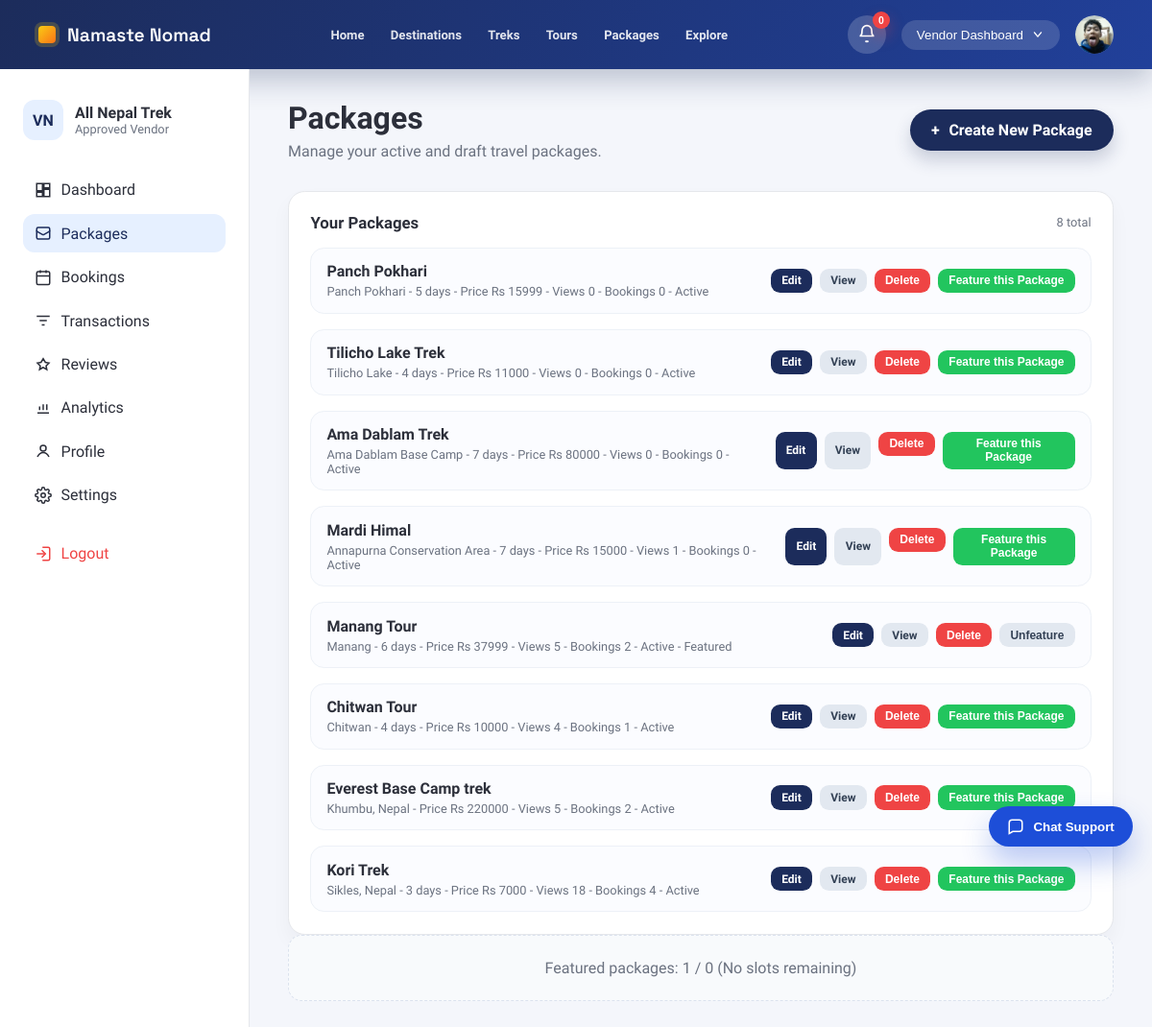
The page /accounts/vendor/packages/ (signed in) on the database as committed earlier.
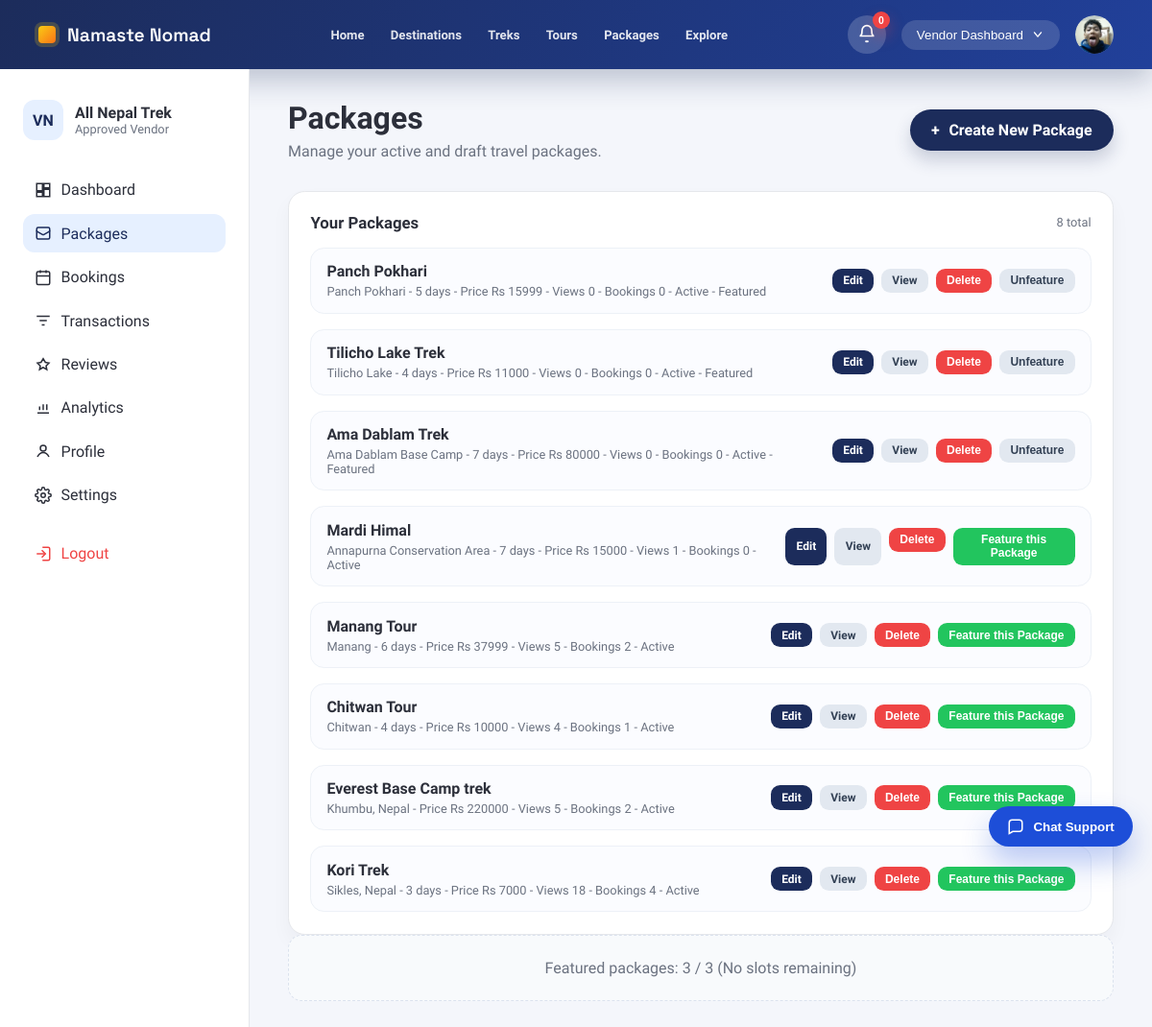
The same page on the database as committed later.
### accounts/models.py (models this page shows, shortened)
class VendorProfile(models.Model):
    user = models.OneToOneField(User, on_delete=models.CASCADE, related_name='vendor_profile')
    business_name = models.CharField(max_length=255)
    owner_name = models.CharField(max_length=255)
    tagline = models.CharField(max_length=255, blank=True)
    website = models.URLField(blank=True)
    license_number = models.CharField(max_length=100, blank=True)
    business_address = models.TextField(blank=True)
    description = models.TextField(blank=True)
    bank_name = models.CharField(max_length=120, blank=True)
    account_number = models.CharField(max_length=120, blank=True)
    routing_number = models.CharField(max_length=120, blank=True)
    paypal_email = models.EmailField(blank=True)
    logo = models.ImageField(upload_to='vendor_logos/', blank=True, null=True)
    cover_image = models.FileField(upload_to='vendor_covers/', blank=True, null=True)
    business_license = models.FileField(upload_to='licenses/', blank=True, null=True)
    document = models.FileField(upload_to='vendor_documents/', blank=True, null=True)
    is_approved = models.BooleanField(default=False)
    is_verified = models.BooleanField(default=False)
    created_at = models.DateTimeField(auto_now_add=True)

### core/models.py (models this page shows, shortened)
class Package(models.Model):
    DIFFICULTY_CHOICES = (
        ('easy', 'Easy'),
        ('moderate', 'Moderate'),
        ('challenging', 'Challenging'),
        ('expedition', 'Expedition'),
    )
    CATEGORY_TREK = 'TREK'
    CATEGORY_TOUR = 'TOUR'
    CATEGORY_CHOICES = (
        (CATEGORY_TREK, 'Trek'),
        (CATEGORY_TOUR, 'Tour'),
    )
    vendor = models.ForeignKey(
        settings.AUTH_USER_MODEL,
        on_delete=models.CASCADE,
        related_name='vendor_packages',
    )
    title = models.CharField(max_length=200)
    category = models.CharField(max_length=10, choices=CATEGORY_CHOICES, default=CATEGORY_TREK)
    location = models.CharField(max_length=120, blank=True)
    location_name = models.CharField(max_length=255, blank=True)
    latitude = models.FloatField(blank=True, null=True)
    longitude = models.FloatField(blank=True, null=True)
    description = models.TextField(blank=True)
    itinerary = models.TextField(blank=True)
    inclusions = models.TextField(blank=True)
    exclusions = models.TextField(blank=True)
    duration_days = models.PositiveSmallIntegerField(blank=True, null=True)
    difficulty = models.CharField(max_length=20, choices=DIFFICULTY_CHOICES, blank=True)
    group_size = models.PositiveSmallIntegerField(blank=True, null=True)
    available_slots = models.PositiveIntegerField(default=10)
    available_from = models.DateField(blank=True, null=True)
    available_until = models.DateField(blank=True, null=True)
    best_season = models.CharField(max_length=100, blank=True)
    image_url = models.URLField(blank=True)
    has_guide = models.BooleanField(default=False)
    includes_meals = models.BooleanField(default=False)
    includes_accommodation = models.BooleanField(default=False)
    includes_transport = models.BooleanField(default=False)
    includes_permits = models.BooleanField(default=False)
    price = models.DecimalField(
        max_digits=10,
        decimal_places=2,
        validators=[MinValueValidator(0)],
    )
    is_active = models.BooleanField(default=True)
    is_featured = models.BooleanField(default=False)
    views_count = models.PositiveIntegerField(default=0)
    created_at = models.DateTimeField(auto_now_add=True)
    @property
    def name(self):
        return self.title

### accounts/views/vendor/vendor_package.py (the view)
# urls.py: path('vendor/packages/', vendor_packages, name='vendor_packages'),
@never_cache
@login_required(login_url='account_login_choice')
@csrf_protect
def vendor_packages(request):
    if not _ensure_vendor(request):
        return redirect('vendor_login')
    vendor_profile = _get_vendor_profile(request.user)
    packages = Package.objects.filter(vendor=request.user).annotate(
        booking_count=Count('bookings'),
    ).order_by('-created_at')
    active_subscription = _get_active_subscription(request.user)
    VendorFeature.expire_overdue(vendor=request.user)
    featured_count = packages.filter(is_featured=True).count()
    featured_limit = _total_active_feature_slots_for_vendor(request.user)
    return render(request, 'accounts/vendor_packages.html', {
        'vendor_profile': vendor_profile,
        'active_page': 'packages',
        'packages': packages,
        'active_subscription': active_subscription,
        'featured_count': featured_count,
        'featured_limit': featured_limit,
        'featured_remaining': max(featured_limit - featured_count, 0),
    })

### accounts/templates/accounts/vendor_packages.html (shortened to what this page needs)
{% extends "accounts/vendor_base.html" %}
{% block content %}
<section class="page-header">
    <div>
        <h1>Packages</h1>
        <p>Manage your active and draft travel packages.</p>
    </div>
    <a class="primary-action" href="{% url 'vendor_package_create' %}">
        <span>+</span>
        Create New Package
    </a>
</section>
<section class="card list-card">
    <div class="card-header">
        <h3>Your Packages</h3>
        <span class="card-meta">{{ packages|length }} total</span>
    </div>
    <div class="package-list">
        {% if packages %}
            {% for package in packages %}
                <div class="package-item">
                    <div>
                        <div class="package-name">{{ package.title }}</div>
                        <div class="package-meta">
                            {{ package.location|default:"Nepal" }}
                            {% if package.duration_days %}- {{ package.duration_days }} days{% endif %}
                            - Price Rs {{ package.price|floatformat:0 }} - Views {{ package.views_count }} - Bookings {{ package.booking_count }} -
                            {% if package.is_active %}Active{% else %}Paused{% endif %}
                            {% if package.is_featured %}- Featured{% endif %}
                        </div>
                    </div>
                    <div class="package-actions">
                        <a class="btn small neutral" href="{% url 'vendor_package_edit' package.id %}">Edit</a>
                        <a class="btn small secondary" href="{% url 'package_detail' package.id %}">View</a>
                        <form method="POST" action="{% url 'vendor_package_delete' package.id %}" onsubmit="return confirm('Delete this package? This cannot be undone.');">
                            <button class="btn small danger" type="submit">Delete</button>
                        </form>
                        <form method="POST" action="{% url 'vendor_feature_toggle' package.id %}">
                            {% if package.is_featured %}
                                <button class="btn small secondary" type="submit">Unfeature</button>
                            {% else %}
                                <button class="btn small success" type="submit">Feature this Package</button>
                            {% endif %}
                        </form>
                    </div>
                </div>
            {% endfor %}
        {% else %}
            <div class="empty-state">No packages created yet.</div>
        {% endif %}
    </div>
</section>
<div class="empty-state">
    Featured packages: {{ featured_count }} / {{ featured_limit }}
    {% if featured_remaining %}
        ({{ featured_remaining }} remaining)
    {% else %}
        (No slots remaining)
    {% endif %}
</div>
{% endblock %}

### accounts/templates/accounts/vendor_base.html (shortened to what this page needs)
{% load static %}
<!DOCTYPE html>
<html lang="en">
<head>
    <link rel="stylesheet" href="{% static 'css/vendor_dashboard.css' %}?v=20260226b">
    <link rel="stylesheet" href="{% static 'css/support_widget.css' %}?v=20260312a">
    <link rel="stylesheet" href="{% static 'css/notifications.css' %}?v=20260313a">
</head>
<body>
    <header class="topbar">
        <a class="brand" href="{% url 'home' %}">
            <span class="brand-mark"></span>
            <span class="brand-name">Namaste Nomad</span>
        </a>
        <nav class="topbar-nav" aria-label="Public navigation">
            <a href="{% url 'home' %}" {% if request.resolver_match.url_name == 'home' %}class="active"{% endif %}>Home</a>
            <a href="#">Destinations</a>
            <a href="{% url 'package_treks' %}" {% if request.resolver_match.url_name == 'package_treks' %}class="active"{% endif %}>Treks</a>
            <a href="{% url 'package_tours' %}" {% if request.resolver_match.url_name == 'package_tours' %}class="active"{% endif %}>Tours</a>
            <a href="{% url 'package_list' %}" {% if request.resolver_match.url_name == 'package_list' %}class="active"{% endif %}>Packages</a>
            <a href="{% url 'community_feed' %}" {% if request.resolver_match.url_name == 'community_feed' %}class="active"{% endif %}>Explore</a>
        </nav>
        <div class="topbar-actions">
            {% include "accounts/includes/notification_bell.html" %}
            <button class="pill-button">
                Vendor Dashboard
                <svg width="14" height="14" viewBox="0 0 20 20" fill="none" aria-hidden="true">
                    <path d="M5 7l5 6 5-6" stroke="currentColor" stroke-width="2" stroke-linecap="round" stroke-linejoin="round"/>
                </svg>
            </button>
            <div class="avatar topbar-avatar">
                {% if vendor_profile and vendor_profile.logo %}
                    <img class="topbar-avatar-image" src="{{ vendor_profile.logo.url }}" alt="Vendor avatar">
                {% else %}
                    <img class="topbar-avatar-image" src="{% static 'images/default-avatar.svg' %}" alt="Default vendor avatar">
                {% endif %}
            </div>
        </div>
    </header>
    <div class="dashboard-shell">
        <aside class="sidebar">
            <div class="sidebar-header">
                    <div class="company">
                        <div class="company-badge">VN</div>
                        <div>
                            <div class="company-name">{{ vendor_profile.business_name|default:"Vendor HQ" }}</div>
                            <div class="company-meta">
                                {% if vendor_profile and vendor_profile.is_approved %}
                                    Approved Vendor
                                {% else %}
                                    Pending Approval
                                {% endif %}
                            </div>
                        </div>
                    </div>
                </div>
            <nav class="sidebar-nav">
                <a class="nav-item {% if active_page == 'dashboard' %}active{% endif %}" href="{% url 'vendor_dashboard' %}">
                    <span class="nav-icon">
                        <svg viewBox="0 0 24 24" fill="none" stroke="currentColor" stroke-width="2" aria-hidden="true">
                            <path d="M3 13h8V3H3v10zM13 21h8V11h-8v10zM13 3h8v6h-8V3zM3 21h8v-6H3v6z"/>
                        </svg>
                    </span>
                    Dashboard
                </a>
                <a class="nav-item {% if active_page == 'packages' %}active{% endif %}" href="{% url 'vendor_packages' %}">
                    <span class="nav-icon">
                        <svg viewBox="0 0 24 24" fill="none" stroke="currentColor" stroke-width="2" aria-hidden="true">
                            <path d="M21 8a2 2 0 0 1-1 1.73l-7 4a2 2 0 0 1-2 0l-7-4A2 2 0 0 1 3 8"/>
                            <path d="M3 8V6a2 2 0 0 1 2-2h14a2 2 0 0 1 2 2v2"/>
                            <path d="M3 8v10a2 2 0 0 0 2 2h14a2 2 0 0 0 2-2V8"/>
                        </svg>
                    </span>
                    Packages
                </a>
                <a class="nav-item {% if active_page == 'bookings' %}active{% endif %}" href="{% url 'vendor_bookings' %}">
                    <span class="nav-icon">
                        <svg viewBox="0 0 24 24" fill="none" stroke="currentColor" stroke-width="2" aria-hidden="true">
                            <rect x="3" y="4" width="18" height="18" rx="2"/>
                            <path d="M16 2v4M8 2v4M3 10h18"/>
                        </svg>
                    </span>
                    Bookings
                </a>
                <a class="nav-item {% if active_page == 'transactions' %}active{% endif %}" href="{% url 'vendor_transactions' %}">
                    <span class="nav-icon">
                        <svg viewBox="0 0 24 24" fill="none" stroke="currentColor" stroke-width="2" aria-hidden="true">
                            <path d="M3 6h18"/>
                            <path d="M7 12h10"/>
                            <path d="M10 18h4"/>
                        </svg>
                    </span>
                    Transactions
                </a>
                <a class="nav-item {% if active_page == 'reviews' %}active{% endif %}" href="{% url 'vendor_reviews' %}">
                    <span class="nav-icon">
                        <svg viewBox="0 0 24 24" fill="none" stroke="currentColor" stroke-width="2" aria-hidden="true">
                            <path d="M12 17l-5 3 1-5-4-4 5-1 3-5 3 5 5 1-4 4 1 5-5-3z"/>
                        </svg>
                    </span>
                    Reviews
                </a>
                <a class="nav-item {% if active_page == 'analytics' %}active{% endif %}" href="{% url 'vendor_analytics' %}">
                    <span class="nav-icon">
                        <svg viewBox="0 0 24 24" fill="none" stroke="currentColor" stroke-width="2" aria-hidden="true">
                            <path d="M4 19h16"/>
                            <path d="M7 15v-5"/>
                            <path d="M12 15V7"/>
                            <path d="M17 15v-8"/>
                        </svg>
                    </span>
                    Analytics
                </a>
                <a class="nav-item {% if active_page == 'profile' %}active{% endif %}" href="{% url 'vendor_profile' %}">
                    <span class="nav-icon">
                        <svg viewBox="0 0 24 24" fill="none" stroke="currentColor" stroke-width="2" aria-hidden="true">
                            <circle cx="12" cy="8" r="4"/>
                            <path d="M4 20c2-4 6-6 8-6s6 2 8 6"/>
                        </svg>
                    </span>
                    Profile
                </a>
                <a class="nav-item {% if active_page == 'settings' %}active{% endif %}" href="{% url 'vendor_settings' %}">
                    <span class="nav-icon">
                    </span>
                    Settings
                </a>
                <a class="nav-item logout" href="{% url 'logout' %}">
                    <span class="nav-icon">
                        <svg viewBox="0 0 24 24" fill="none" stroke="currentColor" stroke-width="2" aria-hidden="true">
                            <path d="M10 17l5-5-5-5"/>
                            <path d="M15 12H3"/>
                            <path d="M11 3h8a2 2 0 0 1 2 2v14a2 2 0 0 1-2 2h-8"/>
                        </svg>
                    </span>
                    Logout
                </a>
            </nav>
        </aside>
        <main class="dashboard-main">
            {% block content %}{% endblock %}
        </main>
    </div>
    {% include "accounts/includes/support_widget.html" %}
</body>
</html>

Rows that differ between the two databases and show on the page:
changed Package "Panch Pokhari": is_featured "Feature this Package" → "- Featured Unfeature"
changed Package "Tilicho Lake Trek": is_featured "Feature this Package" → "- Featured Unfeature"
changed Package "Ama Dablam Trek": is_featured "Feature this Package" → "- Featured Unfeature"
changed Package "Manang Tour": is_featured "- Featured Unfeature" → "Feature this Package"
Other text that changed with them:
{{ featured_count }}: "1" → "3"
{{ featured_limit }}: "0" → "3"
